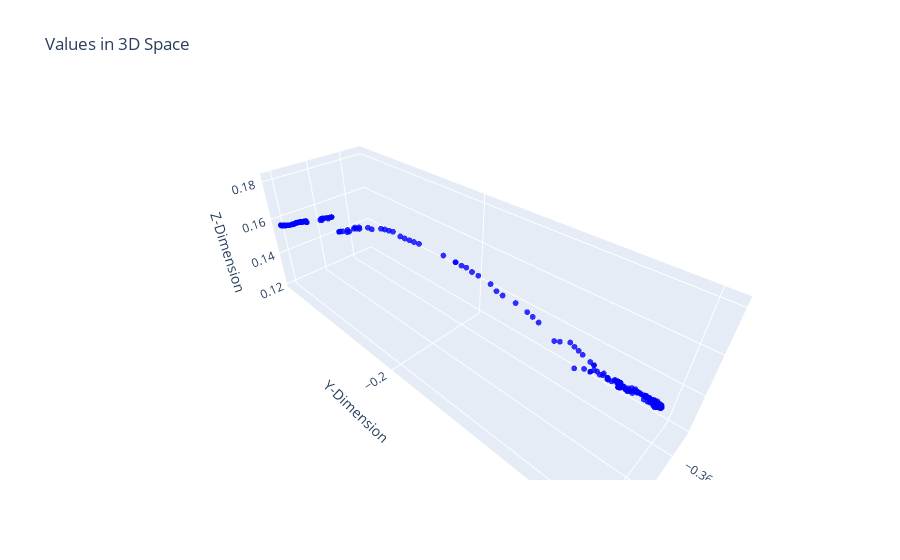

Write notebook code for a chart like this one.
### Markdown cell above
### 4. Plots with Raw Data

Let's visualize and interact with the data. 
- Top-left plot: Represents the entire X, Y & Z coordinates in the dataset
- Top-right plot: Represents a small trajectory of the hand movement
- Bottom plot: Allows you to interact in the 3D space - making more sense on the hand movement. Just click and drag on the plot to view in different angles. 

We recommend uncommenting the 4 line in the following code block to visualize the 3 coordinates of the entire dataset. Since there are over 51,000 data points, it takes some time to display the plot.

### Code cell
duration = 20       # The duration variable can only have integer values. You may update to visualize different lengths of trajectories
output_visualization(data_raw, duration=duration, randomseed=False)

# interactive_output_visualization(data_raw)    # Uncomment this to view the entire X,Y,Z coordinates in the dataset
interactive_output_visualization(data_raw, duration=duration, randomseed=False)

### Figure 1 — Plotly figure (JSON) as saved in the notebook; plotly's stock layout.template omitted (floating-point values rounded to 4 significant figures; data arrays with more than 128 entries replaced by an {"elided": "..."} marker saying what was removed)
{"data": [{"marker": {"color": "blue", "opacity": 0.8, "size": 2}, "mode": "markers", "name": "Input Points", "type": "scatter3d", "x": {"elided": "200 float values"}, "y": {"elided": "200 float values"}, "z": {"elided": "200 float values"}}], "layout": {"scene": {"xaxis": {"title": {"text": "X-Dimension"}}, "yaxis": {"title": {"text": "Y-Dimension"}}, "zaxis": {"title": {"text": "Z-Dimension"}}}, "title": {"text": "Values in 3D Space"}}}
